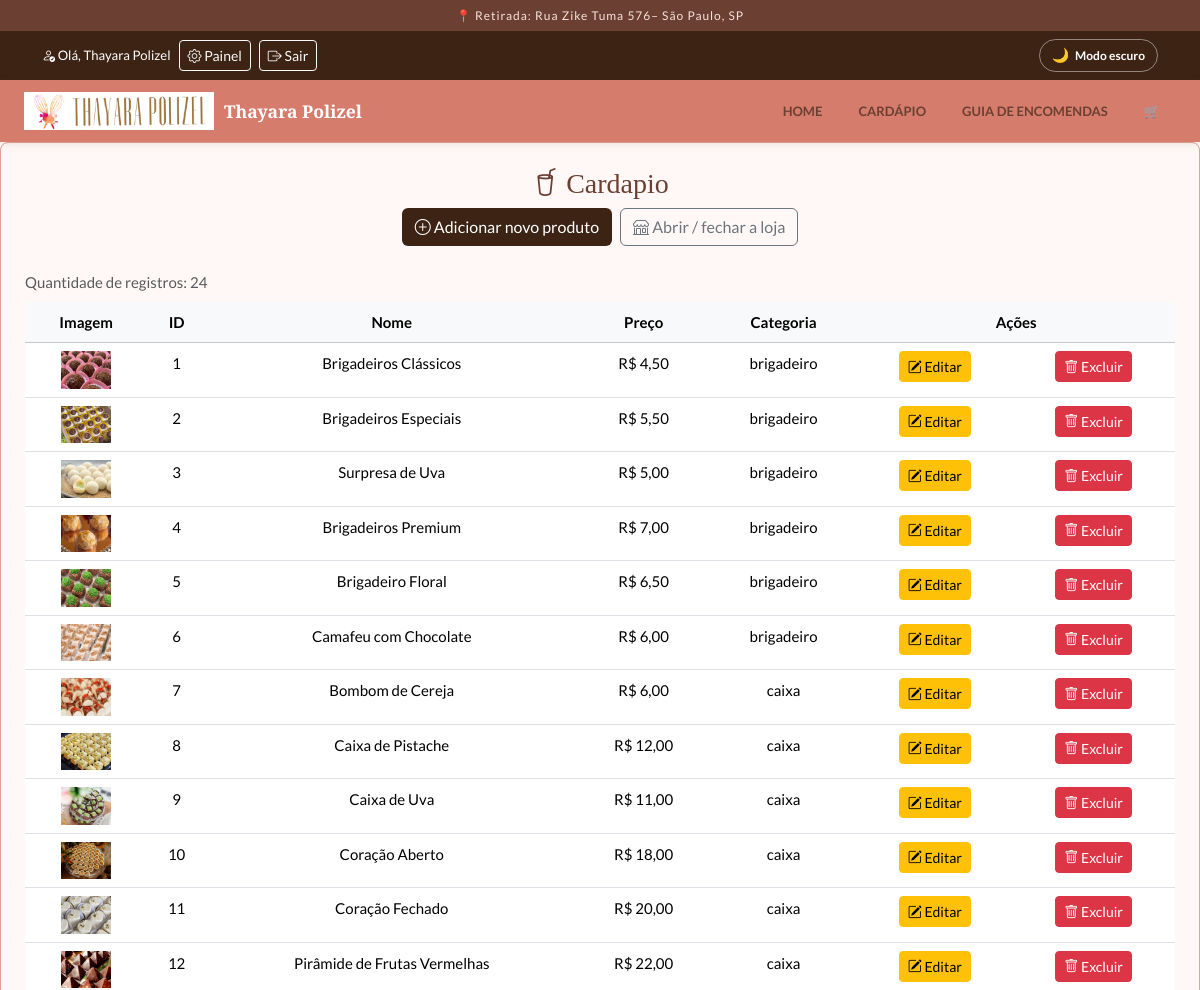
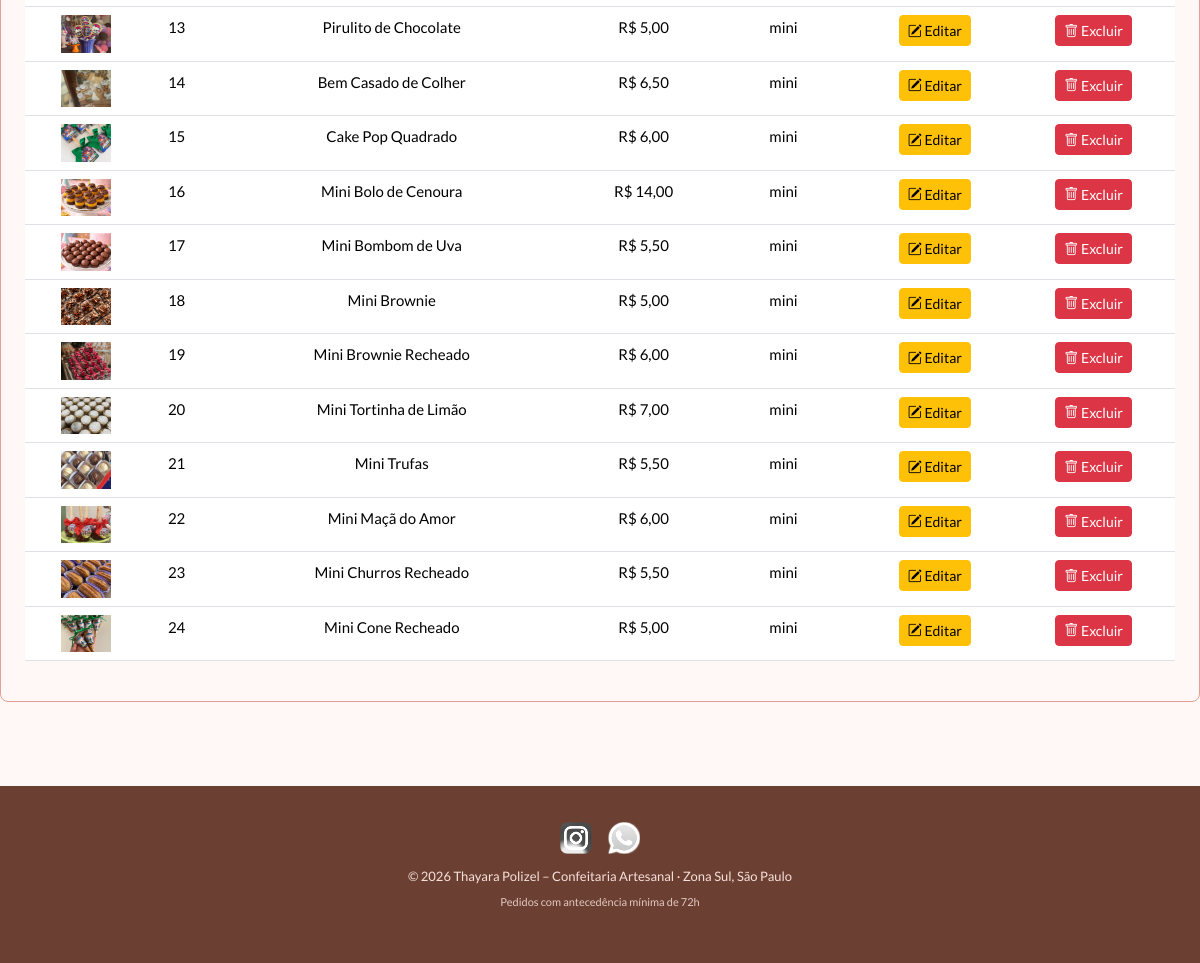
/administradora/cardapio-adm.php (signed in), run on the app's committed database (2 pictures, top to bottom).
### tables this page shows
CREATE TABLE IF NOT EXISTS produtos (
    id INT AUTO_INCREMENT PRIMARY KEY,
    nome VARCHAR(100) NOT NULL,
    preco DECIMAL(10, 2) NOT NULL,
    img VARCHAR(255) NOT NULL,
    cat VARCHAR(50) NOT NULL
);

### src/auth.php (called while the page is built, shortened)
<?php
function usuarioLogado(): ?array
{
    return $_SESSION['usuario'] ?? null;
}
function ehAdministrador(): bool
{
    $usuario = usuarioLogado();
    return $usuario !== null && $usuario['perfil'] === 'admin';
}

### src/cardapio_crud.php (called while the page is built, shortened)
<?php
function buscarCardapio(PDO $conexao): array
{
    $sql = "SELECT id, nome, preco, img, cat FROM produtos";
    $consulta = $conexao->prepare($sql);
    $consulta->execute();
    return $consulta->fetchAll(PDO::FETCH_ASSOC);
}

### administradora/cardapio-adm.php (the view, shortened to what this page needs)
<?php
require_once __DIR__ . '/../config.php';
require_once BASE_PATH . '/src/cardapio_crud.php';
require_once BASE_PATH . '/includes/cabecalho.php';
$produtosBanco = [];
try {
  $produtosBanco = buscarCardapio($conexao);
} catch (Throwable $e) {
  $erro = "Falha ao buscar Cardapio. Detalhes: <br>" .$e->getMessage();
}
?>
<section class="text-center mb-4 border rounded-3 p-4" style="border-color: var(--borda) !important;">
    <h3><i class="bi bi-cup-straw"></i> Cardapio</h3>
    <p class="d-flex gap-2 justify-content-center flex-wrap">
        <a class="btn text-white" style="background-color: var(--marrom-escuro);" href="<?= BASE_URL ?>/administradora/cardapio-adm_inserir.php"><i class="bi bi-plus-circle"></i> Adicionar novo produto</a>
        <a class="btn btn-outline-secondary" href="<?= BASE_URL ?>/administradora/loja-status.php"><i class="bi bi-shop"></i> Abrir / fechar a loja</a>
    </p>
    <div class="table-responsive">
        <table class="table table-hover caption-top">
            <caption>Quantidade de registros: <?= count($produtosBanco) ?> </caption>
            <thead class="align-middle table-light">
                <tr>
                    <th>Imagem</th>
                    <th>ID</th>
                    <th>Nome</th>
                    <th>Preço</th>
                    <th>Categoria</th>
                    <th colspan="2">Ações</th>
                </tr>
            </thead>
            <tbody>
<?php  foreach($produtosBanco as $produtos): ?>
                <tr>
                    <td><img src="<?= BASE_URL ?>/<?= $produtos['img'] ?>" alt="<?= htmlspecialchars($produtos['nome'], ENT_QUOTES, 'UTF-8') ?>" width="50" /></td>
                    <td><?= $produtos['id'] ?></td>
                    <td><?= htmlspecialchars($produtos['nome'], ENT_QUOTES, 'UTF-8') ?></td>
                    <td>R$ <?= number_format($produtos['preco'], 2, ',', '.') ?></td>
                    <td><?= htmlspecialchars($produtos['cat'], ENT_QUOTES, 'UTF-8') ?></td>
                    <td><a href="cardapio-adm_editar.php?id=<?= $produtos['id'] ?>" class="btn btn-warning btn-sm"><i class="bi bi-pencil-square"></i> Editar</a></td>
                    <td><a href="cardapio-adm_excluir.php?id=<?= $produtos['id'] ?>" class="btn btn-danger btn-sm"><i class="bi bi-trash"></i> Excluir</a></td>
                </tr>
<?php  endforeach; ?>
            </tbody>
        </table>
    </div>
</section>
<?php require_once BASE_PATH . "/includes/rodape.php"; ?>

### includes/cabecalho.php (shortened to what this page needs)
<?php
$paginaAtual = basename($_SERVER['PHP_SELF']);
function classeAtiva(string $arquivo, string $paginaAtual): string {
  return $arquivo === $paginaAtual ? 'active' : '';
}
$usuarioAtual = usuarioLogado();
?>
<!DOCTYPE html>
<html lang="pt-BR">
<?php require_once BASE_PATH . '/includes/head.php'; ?>
<body class="d-flex flex-column min-vh-100">
  <header>
    <div class="topo-localizacao">📍 Retirada: Rua Zike Tuma 576– São Paulo, SP</div>
    <div class="py-2" style="background-color: var(--marrom-escuro);">
          <div class="container d-flex flex-wrap align-items-center gap-2">
            <?php if ($usuarioAtual === null): ?>
              <a href="<?= BASE_URL ?>/login.php" class="btn btn-sm btn-outline-light">
                <i class="bi bi-people"></i> Usuário
              </a>
            <?php else: ?>
              <span class="text-white small">
                <i class="bi bi-person-check"></i>
                Olá, <?= htmlspecialchars($usuarioAtual['nome'], ENT_QUOTES, 'UTF-8') ?>
              </span>
              <?php if (ehAdministrador()): ?>
                <a href="<?= BASE_URL ?>/administradora/cardapio-adm.php" class="btn btn-sm btn-outline-light">
                  <i class="bi bi-gear"></i> Painel
                </a>
              <?php endif; ?>
              <a href="<?= BASE_URL ?>/logout.php" class="btn btn-sm btn-outline-light">
                <i class="bi bi-box-arrow-right"></i> Sair
              </a>
            <?php endif; ?>
            <button type="button" id="btn-tema" class="btn-tema ms-auto" aria-pressed="false">
              <span class="icone-tema" aria-hidden="true">🌙</span>
              <span class="texto-tema">Modo escuro</span>
            </button>
          </div>
      </div>
    <nav class="navbar-thay">
      <a href="<?= BASE_URL ?>/index.php" class="brand">
        <img src="<?= BASE_URL ?>/fotos/LogoBarra.png" alt="Logo Thayara" onerror="this.style.display='none'">
        Thayara Polizel
      </a>
      <ul class="nav-links">
        <li><a href="<?= BASE_URL ?>/index.php" class="<?= classeAtiva('index.php', $paginaAtual) ?>">Home</a></li>
        <li><a href="<?= BASE_URL ?>/cardapio/cardapio.php" class="<?= classeAtiva('cardapio.php', $paginaAtual) ?>">Cardápio</a></li>
        <li><a href="<?= BASE_URL ?>/guia.php" class="<?= classeAtiva('guia.php', $paginaAtual) ?>">Guia de Encomendas</a></li>
        <li>
          <a href="<?= BASE_URL ?>/carrinho.php" class="carrinho-link <?= classeAtiva('carrinho.php', $paginaAtual) ?>" title="Carrinho">
            🛒
          </a>
        </li>
      </ul>
    </nav>
  </header>
  <main class="flex-grow-1">

### includes/head.php (shortened to what this page needs)
<head>
  <link href="https://cdn.jsdelivr.net/npm/bootstrap@5.3.3/dist/css/bootstrap.min.css" rel="stylesheet">
  <link rel="stylesheet" href="https://cdn.jsdelivr.net/npm/bootstrap-icons@1.11.3/font/bootstrap-icons.min.css">
  <link rel="stylesheet" href="<?= BASE_URL ?>/css/style.css">
</head>

### includes/rodape.php (shortened to what this page needs)
  </main>
  <footer class="rodape">
    <div class="social-icons">
      <a href="https://instagram.com" target="_blank" rel="noopener" title="Instagram">
        <img src="<?= BASE_URL ?>/fotos/IconInstagram.png" alt="Instagram" onerror="this.parentElement.textContent='📸'">
      </a>
      <a href="https://wa.me/5511999999999" target="_blank" rel="noopener" title="WhatsApp">
        <img src="<?= BASE_URL ?>/fotos/IconWhatsapp.png" alt="WhatsApp" onerror="this.parentElement.textContent='💬'">
      </a>
    </div>
    <p style="margin:0; font-size:13px; color:var(--rosa-pastel);">
      &copy; <?= date('Y') ?> Thayara Polizel – Confeitaria Artesanal · Zona Sul, São Paulo
    </p>
    <p style="margin-top:6px; font-size:11px; color:var(--rosa-pastel); opacity:0.85;">
      Pedidos com antecedência mínima de 72h
    </p>
  </footer>
</body>
</html>

### css/style.css (style rules this page uses)
:root { --rosa-fundo: #fff8f6; --rosa-pastel: #f7e0db; --rosa-claro: #e5a095; --rosa-escuro: #c96a5a; --marrom: #6b4032; --marrom-claro: #7a5a52; --marrom-escuro: #3d2314; --radius: 12px; --fundo: var(--rosa-fundo); --superficie: #ffffff; --superficie-2: var(--rosa-pastel); --texto: var(--marrom-escuro); --texto-suave: var(--marrom-claro); --titulo: var(--marrom); --destaque: var(--rosa-escuro); --destaque-texto: var(--rosa-escuro); --borda: var(--rosa-claro); --sombra: rgba(107,64,50,.12); --sombra-forte: rgba(107,64,50,.20); --navbar-bg: #d67c6d; --navbar-texto: #ffffff; --nav-link: var(--marrom); --banner-1: var(--rosa-claro); --banner-2: #d67c6d; --banner-3: var(--rosa-escuro); --premium-bg: #fff8e1; --premium-borda: #f0c040; --premium-texto: #7a5900; }
body, .card-produto, .guia-card, .painel-carrinho, .rodape, .navbar-thay, .card-categoria, .cat-label { transition: background-color .25s ease, color .25s ease, border-color .25s ease; }
*, *::before, *::after { box-sizing: border-box; }
body { margin:0; font:15px/1.6 'Lato',sans-serif; background:var(--fundo); color:var(--texto); }
.topo-localizacao { background:var(--marrom); color:var(--rosa-pastel); text-align:center; font-size:12px; letter-spacing:.08em; padding:6px 16px; }
.navbar-thay { background:var(--navbar-bg); padding:0 24px; display:flex; align-items:center; justify-content:space-between; box-shadow:0 2px 8px var(--sombra); position:sticky; top:0; z-index:1000; }
.navbar-thay .brand { display:flex; align-items:center; gap:10px; padding:12px 0; color:var(--navbar-texto); text-decoration:none; font:600 1.1rem 'Playfair Display',serif; }
.navbar-thay .brand img { height:38px; object-fit:contain; }
.navbar-thay .nav-links { display:flex; align-items:center; gap:4px; margin:0; padding:0; list-style:none; }
.navbar-thay .nav-links a { display:block; padding:10px 16px; border-radius:8px; color:var(--nav-link); text-decoration:none; text-transform:uppercase; font:700 13px 'Lato',sans-serif; transition:.25s; }
.carrinho-link { font-size:18px; position:relative; }
h1,h2,h3 { color:var(--titulo); font-family:'Playfair Display',serif; }
.rodape { margin-top:60px; padding:36px 24px; text-align:center; background:var(--marrom); color:var(--rosa-pastel); }
.rodape a { color:var(--rosa-pastel); text-decoration:none; font-size:13px; }
.social-icons { display:flex; justify-content:center; gap:16px; margin-bottom:12px; }
.social-icons img { width:32px; height:32px; filter:brightness(1.8) saturate(0); transition:.25s; }
.btn-tema { display:inline-flex; align-items:center; gap:6px; padding:4px 12px; border:1px solid rgba(255,255,255,.45); border-radius:30px; background:transparent; color:#fff; cursor:pointer; font:600 12px 'Lato',sans-serif; line-height:1.6; transition:.25s; }
.btn-tema .icone-tema { font-size:14px; }

### data on the page
produtos: img (picture), id "1", nome "Brigadeiros Clássicos", preco "4,50", cat "brigadeiro"
produtos: img (picture), id "2", nome "Brigadeiros Especiais", preco "5,50", cat "brigadeiro"
produtos: img (picture), id "3", nome "Surpresa de Uva", preco "5,00", cat "brigadeiro"
produtos: img (picture), id "4", nome "Brigadeiros Premium", preco "7,00", cat "brigadeiro"
produtos: img (picture), id "5", nome "Brigadeiro Floral", preco "6,50", cat "brigadeiro"
produtos: img (picture), id "6", nome "Camafeu com Chocolate", preco "6,00", cat "brigadeiro"
produtos: img (picture), id "7", nome "Bombom de Cereja", preco "6,00", cat "caixa"
produtos: img (picture), id "8", nome "Caixa de Pistache", preco "12,00", cat "caixa"
produtos: img (picture), id "9", nome "Caixa de Uva", preco "11,00", cat "caixa"
produtos: img (picture), id "10", nome "Coração Aberto", preco "18,00", cat "caixa"
produtos: img (picture), id "11", nome "Coração Fechado", preco "20,00", cat "caixa"
produtos: img (picture), id "12", nome "Pirâmide de Frutas Vermelhas", preco "22,00", cat "caixa"
produtos: img (picture), id "13", nome "Pirulito de Chocolate", preco "5,00", cat "mini"
produtos: img (picture), id "14", nome "Bem Casado de Colher", preco "6,50", cat "mini"
produtos: img (picture), id "15", nome "Cake Pop Quadrado", preco "6,00", cat "mini"
produtos: img (picture), id "16", nome "Mini Bolo de Cenoura", preco "14,00", cat "mini"
produtos: img (picture), id "17", nome "Mini Bombom de Uva", preco "5,50", cat "mini"
produtos: img (picture), id "18", nome "Mini Brownie", preco "5,00", cat "mini"
produtos: img (picture), id "19", nome "Mini Brownie Recheado", preco "6,00", cat "mini"
produtos: img (picture), id "20", nome "Mini Tortinha de Limão", preco "7,00", cat "mini"
produtos: img (picture), id "21", nome "Mini Trufas", preco "5,50", cat "mini"
produtos: img (picture), id "22", nome "Mini Maçã do Amor", preco "6,00", cat "mini"
produtos: img (picture), id "23", nome "Mini Churros Recheado", preco "5,50", cat "mini"
produtos: img (picture), id "24", nome "Mini Cone Recheado", preco "5,00", cat "mini"

### other printed values
$usuarioAtual['nome'] "Thayara Polizel"
count($produtosBanco) "24"
